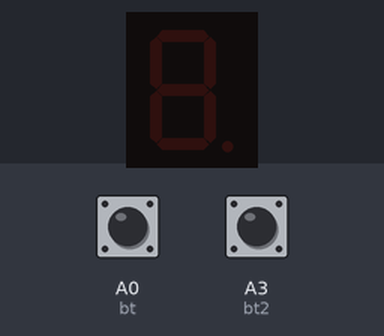
Recording of a sketch running on a simulated Arduino Uno, built with avr-gcc and run on an emulated ATmega328P. Parts: 1-digit seven-segment display. Wiring (inferred from the names in the program): 1-digit 7-segment display, segments lit when HIGH: segments pin 1, pin 2, pin 3, pin 4, pin 5, pin 6, pin 7, pin 0. Inputs (shaded band) come from the test bench; at power-on: A0 (bt) HIGH, A3 (bt2) HIGH. The segment pins are drawn as the display they are named for.

Above: at 1.2 s.
1.3 s: A0 (bt) pulled LOW for 0.15 s
At 1.7 s:
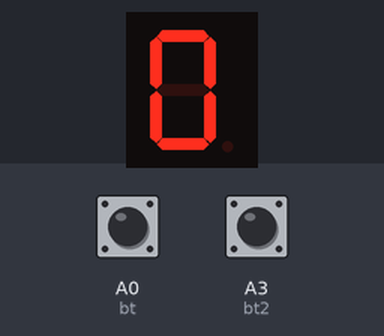
4.3 s: A3 (bt2) pulled LOW for 3.2 s
At 6.7 s:
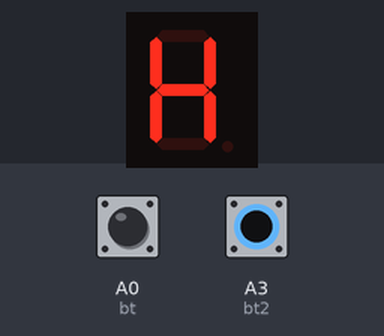
9.0 s: A3 (bt2) pulled LOW for 0.15 s
At 9.9 s:
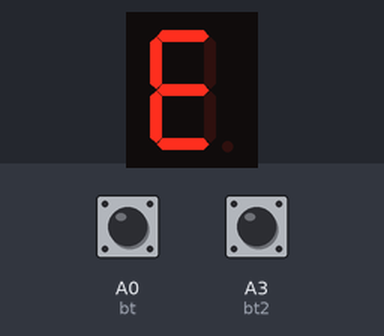
12.1 s: A3 (bt2) pulled LOW for 1 s
At 13.5 s:
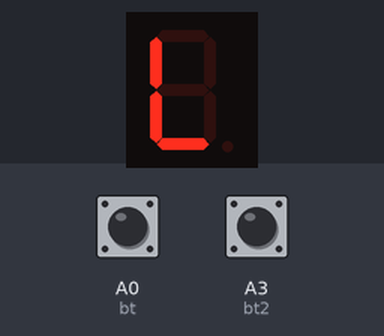
Timing chart, 0 to 15.1 s (numbered marks = the images above; inputs shaded):
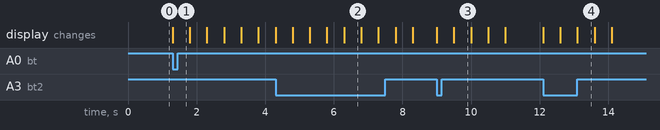

Measured:
- after the input at 1.3 s, the display: changes at once (image 1)
- after the input at 4.3 s, the display: first differs from a run without the input after 2.0 s (image 2)
- after the input at 9.0 s, the display: first changes at once (image 3 shows a later state)
- after the input at 12.1 s, the display: first changes at once (image 4 shows a later state)
- what the display in image 2 shows lasts 0.5 s, from 6.3 s to 6.8 s

The sketch:

Contador.ino
```cpp
/* Display de 7 segmentos. Com 2 botões que fazem uma contagem de 0 a 9 e que mostra a palavra "help" respectivamente. */

int segA=1;
int segB=2;
int segC=3;
int segD=4;
int segE=5;
int segF=6;
int segG=7;
int segPD=0 ;
int bt=A0;
int bt2=A3;

void setup() {

 pinMode (segA,OUTPUT);
 pinMode (segB,OUTPUT);
 pinMode (segC,OUTPUT);
 pinMode (segD,OUTPUT);
 pinMode (segE,OUTPUT);
 pinMode (segF,OUTPUT);
 pinMode (segG,OUTPUT);
 pinMode (segPD,OUTPUT);
 pinMode (bt,INPUT_PULLUP);
 pinMode (bt2,INPUT_PULLUP);
}

void loop() {

  if (digitalRead(bt)==0){
  //Number 0
 digitalWrite (segA,1);
 digitalWrite (segB,1);
 digitalWrite (segC,1);
 digitalWrite (segD,1);
 digitalWrite (segE,1);
 digitalWrite (segF,1);
 digitalWrite (segG,0);
 digitalWrite (segPD,0);
   delay (500);

   //Number 1
 digitalWrite (segA,0);
 digitalWrite (segB,1);
 digitalWrite (segC,1);
 digitalWrite (segD,0);
 digitalWrite (segE,0);
 digitalWrite (segF,0);
 digitalWrite (segG,0);
 digitalWrite (segPD,0);
  delay (500);

 //Number 2
 digitalWrite (segA,1);
 digitalWrite (segB,1);
 digitalWrite (segC,0);
 digitalWrite (segD,1);
 digitalWrite (segE,1);
 digitalWrite (segF,0);
 digitalWrite (segG,1);
 digitalWrite (segPD,0);
  delay (500);

  //Number 3
 digitalWrite (segA,1);
 digitalWrite (segB,1);
 digitalWrite (segC,1);
 digitalWrite (segD,1);
 digitalWrite (segE,0);
 digitalWrite (segF,0);
 digitalWrite (segG,1);
 digitalWrite (segPD,0);
  delay (500);

 //Number 4
 digitalWrite (segA,0);
 digitalWrite (segB,1);
 digitalWrite (segC,1);
 digitalWrite (segD,0);
 digitalWrite (segE,0);
 digitalWrite (segF,1);
 digitalWrite (segG,1);
 digitalWrite (segPD,0);
  delay (500);

   //Number 5
 digitalWrite (segA,1);
 digitalWrite (segB,0);
 digitalWrite (segC,1);
 digitalWrite (segD,1);
 digitalWrite (segE,0);
 digitalWrite (segF,1);
 digitalWrite (segG,1);
 digitalWrite (segPD,0);
  delay (500);

   //Number 6
 digitalWrite (segA,1);
 digitalWrite (segB,0);
 digitalWrite (segC,1);
 digitalWrite (segD,1);
 digitalWrite (segE,1);
 digitalWrite (segF,1);
 digitalWrite (segG,1);
 digitalWrite (segPD,0);
  delay (500);

   //Number 7
 digitalWrite (segA,1);
 digitalWrite (segB,1);
 digitalWrite (segC,1);
 digitalWrite (segD,0);
 digitalWrite (segE,0);
 digitalWrite (segF,0);
 digitalWrite (segG,0);
 digitalWrite (segPD,0);
  delay (500);

   //Number 8
 digitalWrite (segA,1);
 digitalWrite (segB,1);
 digitalWrite (segC,1);
 digitalWrite (segD,1);
 digitalWrite (segE,1);
 digitalWrite (segF,1);
 digitalWrite (segG,1);
 digitalWrite (segPD,0);
  delay (500);

   //Number 9
 digitalWrite (segA,1);
 digitalWrite (segB,1);
 digitalWrite (segC,1);
 digitalWrite (segD,1);
 digitalWrite (segE,0);
 digitalWrite (segF,1);
 digitalWrite (segG,1);
 digitalWrite (segPD,0);
  delay (500);

    //Number NULL
 digitalWrite (segA,0);
 digitalWrite (segB,0);
 digitalWrite (segC,0);
 digitalWrite (segD,0);
 digitalWrite (segE,0);
 digitalWrite (segF,0);
 digitalWrite (segG,0);
 digitalWrite (segPD,0);
  }

 if (digitalRead(bt2)==0){

   //Letter H
 digitalWrite (segA,0);
 digitalWrite (segB,1);
 digitalWrite (segC,1);
 digitalWrite (segD,0);
 digitalWrite (segE,1);
 digitalWrite (segF,1);
 digitalWrite (segG,1);
 digitalWrite (segPD,0);
    delay (500);

    //Letter E
 digitalWrite (segA,1);
 digitalWrite (segB,0);
 digitalWrite (segC,0);
 digitalWrite (segD,1);
 digitalWrite (segE,1);
 digitalWrite (segF,1);
 digitalWrite (segG,1);
 digitalWrite (segPD,0);
     delay (500);

    //Letter L
 digitalWrite (segA,0);
 digitalWrite (segB,0);
 digitalWrite (segC,0);
 digitalWrite (segD,1);
 digitalWrite (segE,1);
 digitalWrite (segF,1);
 digitalWrite (segG,0);
 digitalWrite (segPD,0);
     delay (500);

   //Letter P
 digitalWrite (segA,1);
 digitalWrite (segB,1);
 digitalWrite (segC,0);
 digitalWrite (segD,0);
 digitalWrite (segE,1);
 digitalWrite (segF,1);
 digitalWrite (segG,1);
 digitalWrite (segPD,0);
     delay (500);

     //Number NULL
 digitalWrite (segA,0);
 digitalWrite (segB,0);
 digitalWrite (segC,0);
 digitalWrite (segD,0);
 digitalWrite (segE,0);
 digitalWrite (segF,0);
 digitalWrite (segG,0);
 digitalWrite (segPD,0);

 }
}
```
